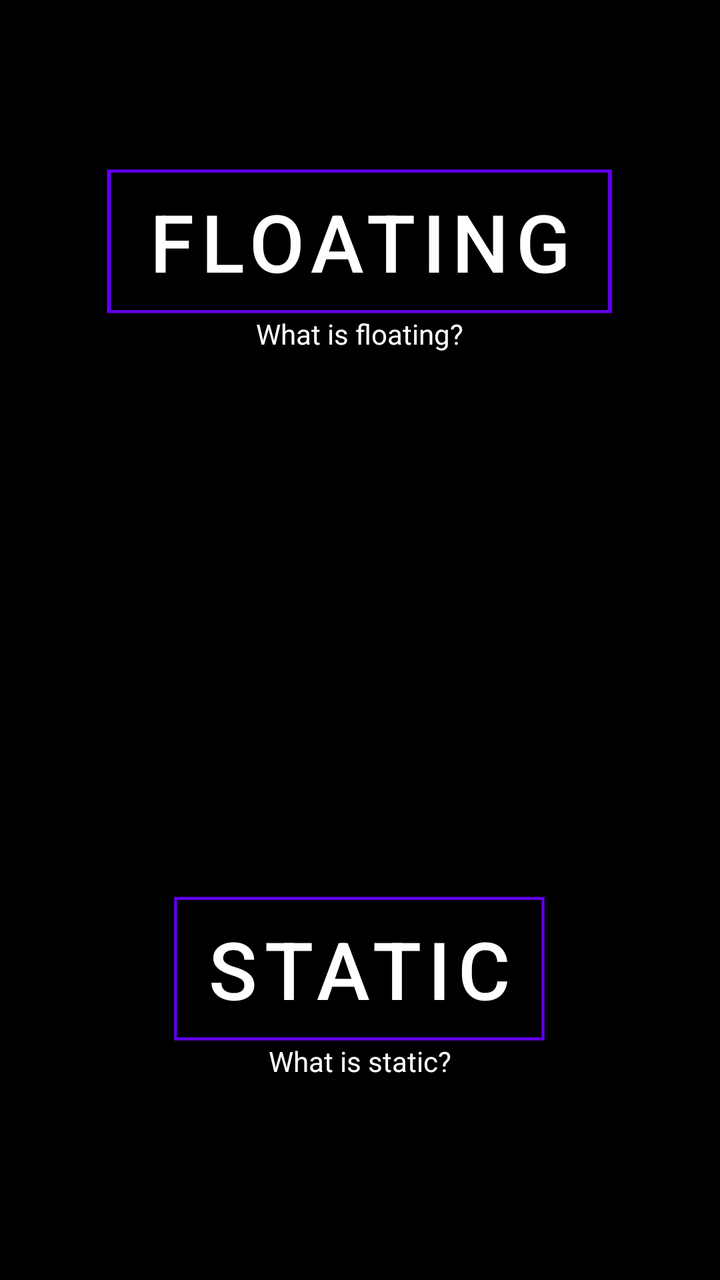
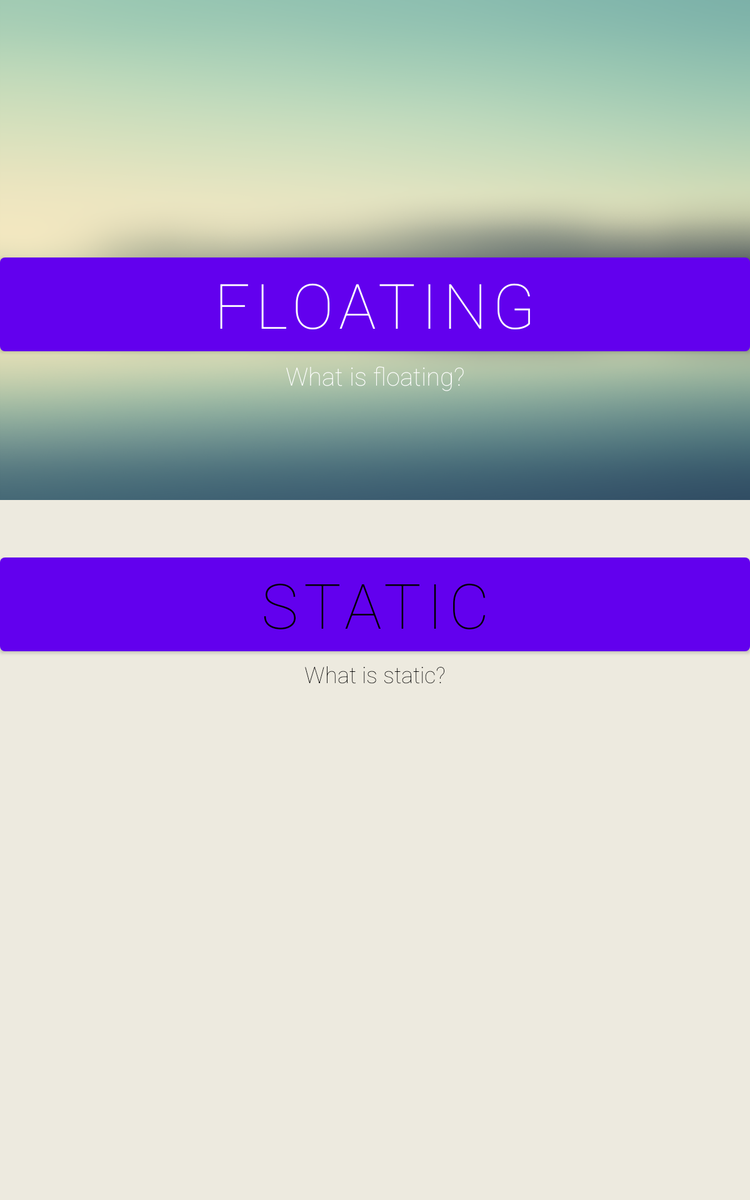

Compare how this app lays out the same screen by default and in its alternative resource folder. The renders come first, then the two layout files and the values they reference.
<!-- AndroidManifest.xml: application theme mainTheme -->
<!-- res/layout/home.xml -->
<?xml version="1.0" encoding="utf-8"?>
<RelativeLayout android:background="#000" android:layout_width="fill_parent" android:layout_height="fill_parent"
  xmlns:android="http://schemas.android.com/apk/res/android">
    <TextView android:textColor="#ffffffff" android:id="@id/whatstatic" android:layout_width="wrap_content" android:layout_height="wrap_content" android:layout_marginBottom="100.0dip" android:text="What is static?" android:layout_alignParentBottom="true" android:layout_centerHorizontal="true" />
    <Button android:textSize="40.0sp" android:textColor="#ffffffff" android:id="@id/static1" android:background="@drawable/white_line_but" android:layout_width="wrap_content" android:layout_height="wrap_content" android:text="Static" android:layout_above="@id/whatstatic" android:layout_centerHorizontal="true" />
    <Button android:textSize="40.0sp" android:textColor="#ffffffff" android:gravity="center" android:id="@id/float1" android:background="@drawable/white_line_but" android:paddingLeft="20.0dip" android:paddingRight="20.0dip" android:layout_width="wrap_content" android:layout_height="wrap_content" android:layout_marginTop="84.0dip" android:text="Floating" android:layout_alignParentTop="true" android:layout_centerHorizontal="true" />
    <TextView android:textColor="#ffffffff" android:id="@id/whatfloat" android:layout_width="wrap_content" android:layout_height="wrap_content" android:text="What is floating?" android:layout_below="@id/float1" android:layout_centerHorizontal="true" />
</RelativeLayout>
<!-- resources referenced by this layout -->
<resources>
  <!-- drawable white_line_but: png bitmap (drawable-xxhdpi-v4, 408 bytes) -->
  <style name="mainTheme" parent="@style/Theme.MaterialComponents.Light">
          <item name="checkboxStyle">@style/Widget.MaterialComponents.CompoundButton.CheckBox</item>
          <item name="popupMenuStyle">@style/Widget.MaterialComponents.PopupMenu</item>
          <item name="android:contextPopupMenuStyle">@style/Widget.MaterialComponents.PopupMenu.ContextMenu</item>
          <item name="actionOverflowMenuStyle">@style/Widget.MaterialComponents.PopupMenu.Overflow</item>
          <item name="android:enforceStatusBarContrast">true</item>
          <item name="isMaterialTheme">true</item>
          <item name="colorAccent">@color/colorPrimary</item>
          <item name="android:colorAccent">@color/colorPrimary</item>
          <item name="android:color">#fff</item>
      </style>
</resources>
<!-- res/layout-large-v4/home.xml (the repository's variant of the layout above) -->
<!-- drawn on a 7-inch tablet held upright -->
<?xml version="1.0" encoding="utf-8"?>
<RelativeLayout android:orientation="vertical" android:background="#ffedeadf" android:layout_width="fill_parent" android:layout_height="fill_parent"
  xmlns:android="http://schemas.android.com/apk/res/android">
    <LinearLayout android:orientation="vertical" android:layout_width="fill_parent" android:layout_height="wrap_content">
        <TextView android:textSize="25.0sp" android:textColor="#ff000000" android:layout_gravity="center" android:id="@id/choose" android:layout_width="wrap_content" android:layout_height="wrap_content" android:layout_marginTop="100.0dip" android:text="Please Choose:" android:maxLines="1" android:fontFamily="sans-serif-thin" />
    </LinearLayout>
    <LinearLayout android:orientation="vertical" android:id="@id/floatLayout" android:background="@drawable/bg2_edit" android:layout_width="fill_parent" android:layout_height="400.0dip">
        <Button android:textSize="50.0sp" android:textColor="#ffffffff" android:gravity="center" android:layout_gravity="center" android:id="@id/float1" android:background="@null" android:layout_width="fill_parent" android:layout_height="wrap_content" android:layout_marginTop="200.0dip" android:text="Floating" android:fontFamily="sans-serif-thin" />
        <TextView android:textSize="20.0sp" android:textColor="#ffffffff" android:layout_gravity="center" android:id="@id/whatfloat" android:layout_width="wrap_content" android:layout_height="wrap_content" android:text="What is floating?" android:fontFamily="sans-serif-thin" />
    </LinearLayout>
    <LinearLayout android:orientation="vertical" android:id="@id/staticLayout" android:layout_width="fill_parent" android:layout_height="wrap_content" android:layout_below="@id/floatLayout" android:layout_alignParentLeft="true" android:layout_alignParentBottom="true">
        <Button android:textSize="50.0sp" android:textColor="#ff000000" android:gravity="center" android:layout_gravity="center" android:id="@id/static1" android:background="@null" android:layout_width="fill_parent" android:layout_height="wrap_content" android:layout_marginTop="40.0dip" android:text="Static" android:fontFamily="sans-serif-thin" />
        <TextView android:textSize="18.0sp" android:textColor="#ff000000" android:layout_gravity="center" android:id="@id/whatstatic" android:layout_width="wrap_content" android:layout_height="wrap_content" android:text="What is static?" android:fontFamily="sans-serif-thin" />
    </LinearLayout>
</RelativeLayout>
<!-- resources referenced by the variant -->
<!-- as a 7-inch tablet held upright resolves them -->
<resources>
  <!-- drawable bg2_edit: png bitmap (drawable-xxhdpi-v4, 188864 bytes) -->
  <style name="mainTheme" parent="@style/Theme.MaterialComponents.Light">
          <item name="checkboxStyle">@style/Widget.MaterialComponents.CompoundButton.CheckBox</item>
          <item name="popupMenuStyle">@style/Widget.MaterialComponents.PopupMenu</item>
          <item name="android:contextPopupMenuStyle">@style/Widget.MaterialComponents.PopupMenu.ContextMenu</item>
          <item name="actionOverflowMenuStyle">@style/Widget.MaterialComponents.PopupMenu.Overflow</item>
          <item name="android:enforceStatusBarContrast">true</item>
          <item name="isMaterialTheme">true</item>
          <item name="colorAccent">@color/colorPrimary</item>
          <item name="android:colorAccent">@color/colorPrimary</item>
          <item name="android:color">#fff</item>
      </style>
</resources>
